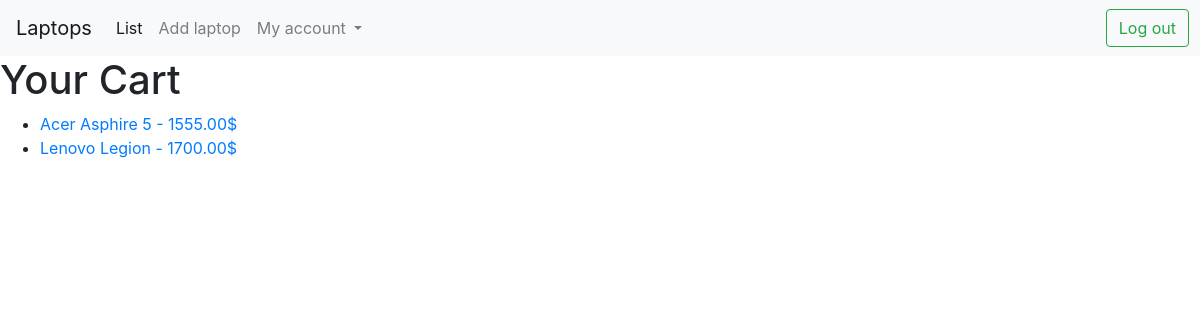
Screenshot of /cart/ (signed in) with the database file from the repository.
### laptops/models.py (models this page shows, shortened)
class Laptop(models.Model):
    name = models.CharField(max_length=255)
    manufacturer = models.CharField(max_length=255)
    price = models.DecimalField(max_digits=20, decimal_places=2)
    video_card = models.ForeignKey('VideoCard', on_delete=models.CASCADE)
    processor = models.ForeignKey('Processor', on_delete=models.CASCADE)
    user = models.ForeignKey(User, on_delete=models.CASCADE)
    favorites = models.ManyToManyField(User, through='FavoriteLaptop', related_name='favorite_laptops')
    def __str__(self):
        return f"{self.manufacturer} {self.name} - {self.price}$"

### laptops/views.py (the view)
# urls.py: path('cart/', ViewCart.as_view(), name='view_cart'),
class ViewCart(LoginRequiredMixin, View):
    def get(self, request):
        user = request.user
        cart = Cart.objects.get(user=user)
        context = {
            'cart': cart,
        }
        return render(request, 'cart.html', context)

### laptops/templates/cart.html (shortened to what this page needs)
{% extends 'base.html' %}
{% block content %}
<h1>Your Cart</h1>
<ul>
  {% for laptop in cart.laptops.all %}
    <li><a href="{% url 'laptop_details' laptop.id %}">{{ laptop }}</a></li>
  {% empty %}
    <li>Your cart is empty.</li>
  {% endfor %}
</ul>
{% endblock %}

### rows the page displays
Laptop: manufacturer+name+price "Acer Asphire 5 - 1555.00$"
Laptop: manufacturer+name+price "Lenovo Legion - 1700.00$"
